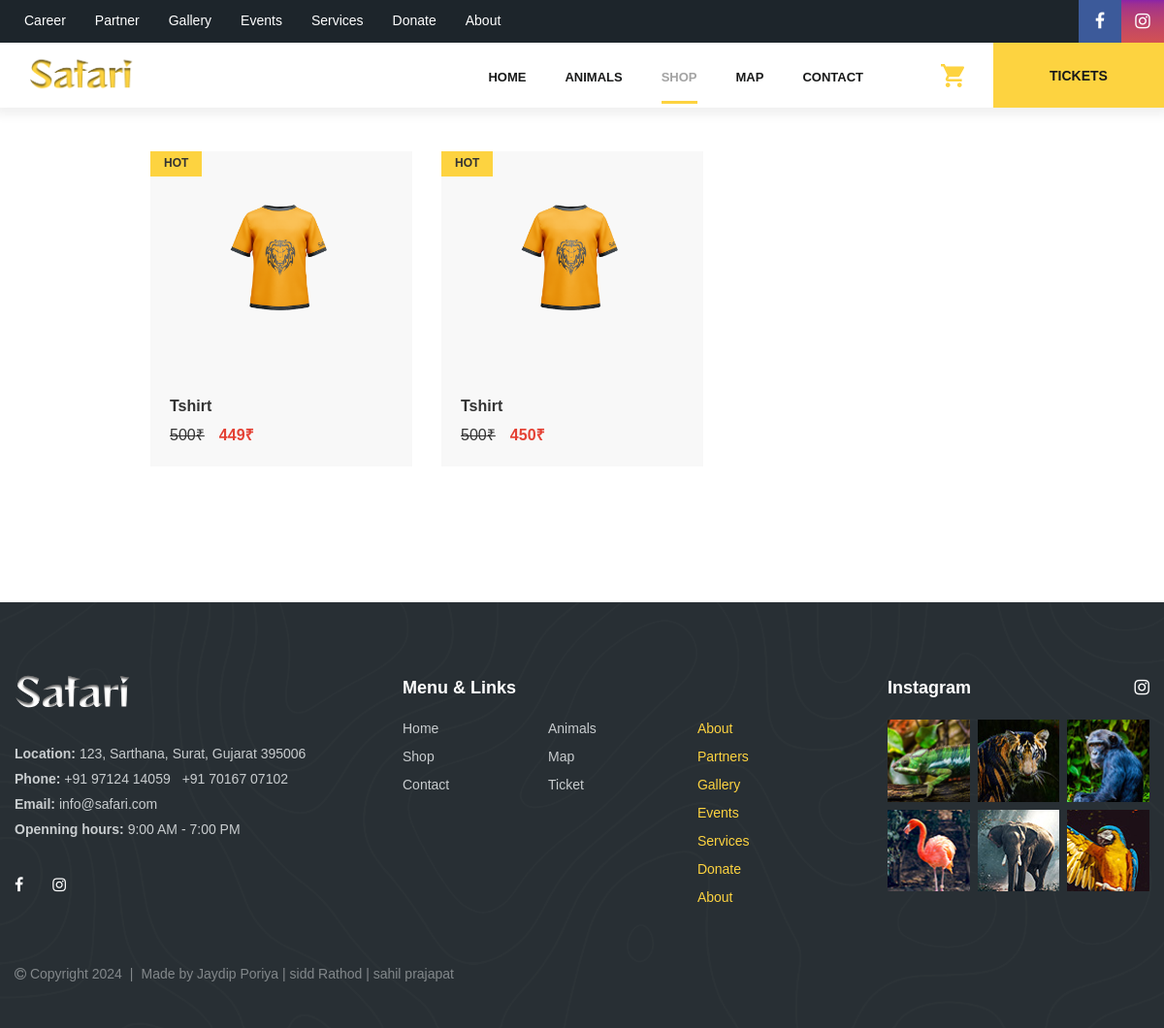
Page /shop-catalog.php on the committed database.
### tables this page shows
CREATE TABLE `products` (
  `id` int(11) NOT NULL,
  `category` varchar(20) NOT NULL,
  `name` varchar(20) NOT NULL,
  `old_price` int(10) NOT NULL,
  `new_price` int(10) NOT NULL,
  `material` varchar(20) NOT NULL,
  `size` varchar(50) NOT NULL,
  `color` varchar(20) NOT NULL,
  `desc` varchar(100) NOT NULL,
  `img1` varchar(20) NOT NULL,
  `img2` varchar(20) NOT NULL,
  `img3` varchar(20) NOT NULL
);

### shop-catalog.php (the view, shortened to what this page needs)
<!DOCTYPE html>
<html lang="en">
<head>
	<link rel="stylesheet" href="css/styles.min.css" />
</head>
<body>
	<div class="page-wrapper">
		<?php
		include "header2.php"
			?>
		<main class="main">
			<section class="section shop">
				<div class="container">
					<div class="row">
						<div class="col-lg-9 mt-3" style="margin-left: 140px;">
							<div class="row offset-30">
								<?php
								include "Db/dbConnection.php";
								$q1 = "SELECT * FROM `products`";
								$res = $con->query($q1);
								if ($res->num_rows > 0) {
									while ($row = $res->fetch_assoc()) {
										$id = $row['id'];
										$name = $row['name'];
										$old_price = $row['old_price'];
										$new_price = $row['new_price'];
										$img1 = $row['img1'];
										echo '
										<div class="col-12 col-sm-6 col-md-4">
																	<div class="shop-item">
																		<div class="shop-item__img"><span
																				class="shop-item__badge shop-item__badge--hot">Hot</span>
																			<a class="shop-item__add" href="shop-product.php?id=' . $id . '">
																				<span>View</span></a><img class="img--contain"
																				src="img/product/' . $img1 . '" alt="img" />
																		</div>
																		<div class="shop-item__details">
																			<h6 class="shop-item__name"><a href="shop-product.html">' . $name . '</a>
																			</h6>
																			<div class="shop-item__details-lower">
																			<span class="shop-item__sale">
																				<s class="shop-item__price-old">' . $old_price . '₹</s>
																				<span class="shop-item__price">' . $new_price . '₹</span>
																			</span>
																			</div>
																		</div>
																	</div>
																</div>';
									}
								}
								?>
							</div>
						</div>
					</div>
				</div>
			</section>
		</main>
		<?php
		include "footer.php"
			?>
	</div>
</body>
</html>

### rows in the picture
products: img1 (picture), name "Tshirt", old_price "500", new_price "449"
products: img1 (picture), name "Tshirt", old_price "500", new_price "450"
